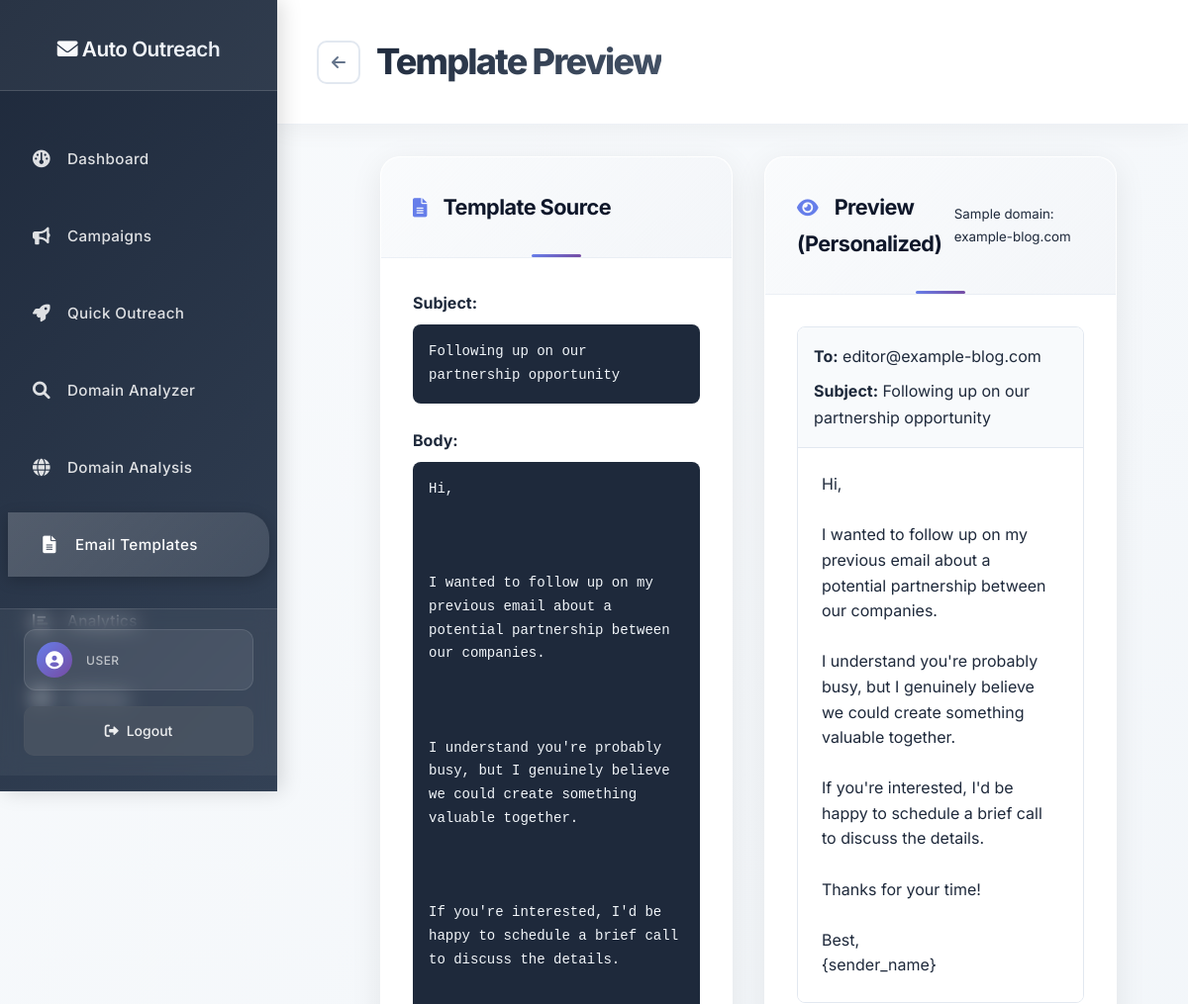
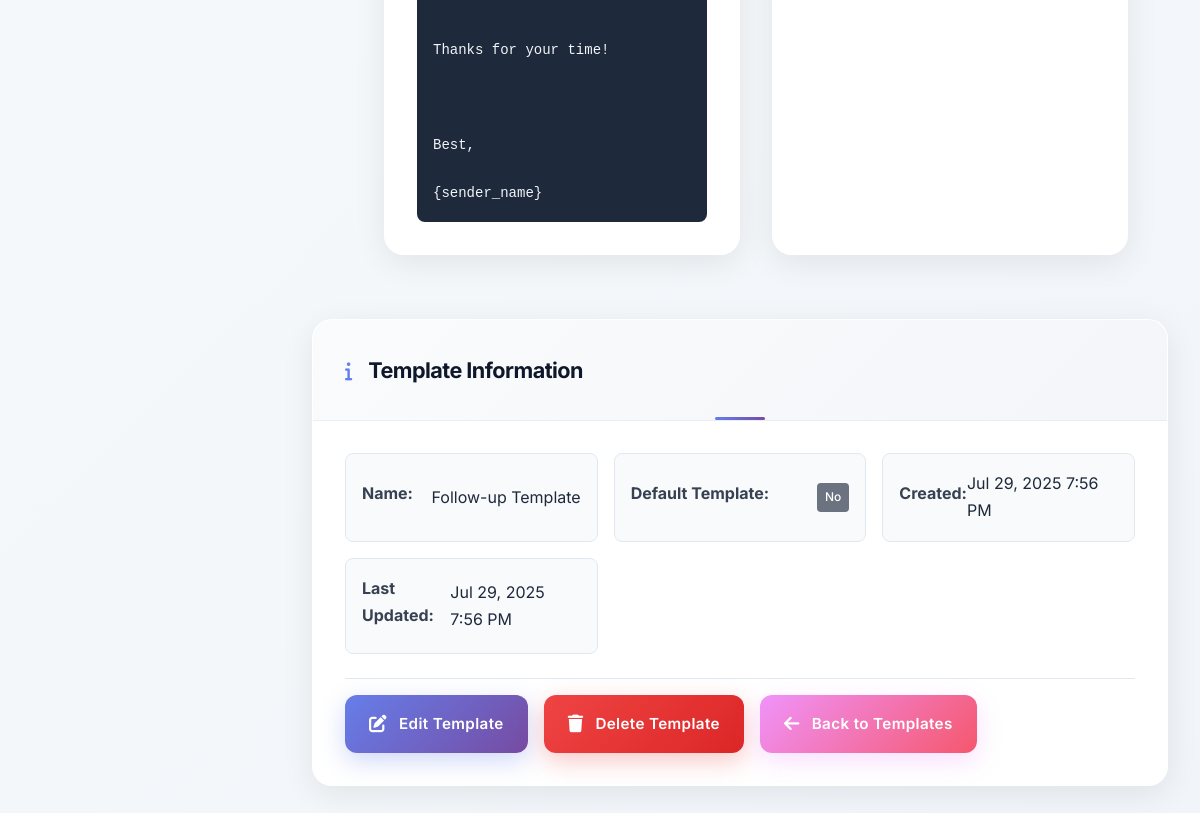
The page /templates.php?action=preview&id=2 (signed in) on the database its author committed (2 pictures, top to bottom).
### tables this page shows
CREATE TABLE IF NOT EXISTS email_templates (
    id INT AUTO_INCREMENT PRIMARY KEY,
    name VARCHAR(255) NOT NULL,
    subject VARCHAR(500) NOT NULL,
    body TEXT NOT NULL,
    variables JSON,
    is_default VARCHAR(255) DEFAULT NULL,
    created_at TIMESTAMP DEFAULT CURRENT_TIMESTAMP,
    updated_at TIMESTAMP DEFAULT CURRENT_TIMESTAMP ON UPDATE CURRENT_TIMESTAMP
);

### templates.php (the view, shortened to what the rows shown need)
<?php
require_once 'classes/EmailTemplate.php';
$emailTemplate = new EmailTemplate();
$action = $_GET['action'] ?? 'list';
$templateId = $_GET['id'] ?? null;
$templates = $emailTemplate->getAll();
$currentTemplate = null;
if ($templateId && in_array($action, ['edit', 'view', 'preview'])) {
    $currentTemplate = $emailTemplate->getById($templateId);
}
?>
<!DOCTYPE html>
<html lang="en">
<head>
    <link rel="stylesheet" href="assets/css/style.css">
    <link href="https://cdnjs.cloudflare.com/ajax/libs/font-awesome/6.0.0/css/all.min.css" rel="stylesheet">
</head>
<body>
    <?php include 'includes/navigation.php'; ?>
    <main class="main-content">
        <header class="top-header">
            <div class="header-left">
                <h1>
                    <?php
                    switch ($action) {
                        case 'preview':
                            echo 'Template Preview';
                            break;
                    }
                    ?>
                </h1>
            </div>
        </header>
        <div style="padding: 2rem;">
            <?php if ($action === 'list'): ?>
                <div class="card">
                    <div class="card-header">
                        <h3><i class="fas fa-file-text"></i> All Email Templates</h3>
                        <a href="templates.php?action=new" class="btn btn-primary">
                            <i class="fas fa-plus"></i> New Template
                        </a>
                    </div>
                    <div class="card-body">
                        <?php if (!empty($templates)): ?>
                            <table class="table">
                                <thead>
                                    <tr>
                                        <th>Template Name</th>
                                        <th>Subject Line</th>
                                        <th>Created</th>
                                    </tr>
                                </thead>
                                <tbody>
                                    <?php foreach ($templates as $template): ?>
                                        <tr class="clickable-row" onclick="window.location.href='templates.php?action=preview&id=<?php echo $template['id']; ?>'">
                                            <td>
                                                <strong><?php echo htmlspecialchars($template['name']); ?></strong>
                                                <?php if ($template['is_default']): ?>
                                                    <span class="badge badge-primary">Default</span>
                                                <?php endif; ?>
                                            </td>
                                            <td><?php echo htmlspecialchars(substr($template['subject'], 0, 50)) . (strlen($template['subject']) > 50 ? '...' : ''); ?></td>
                                            <td><?php echo date('M j, Y', strtotime($template['created_at'])); ?></td>
                                        </tr>
                                    <?php endforeach; ?>
                                </tbody>
                            </table>
                            <div class="info-box mt-3">
                                <h4><i class="fas fa-info-circle"></i> Template Variables</h4>
                                <p>You can use the following variables in your templates:</p>
                                <div class="variable-grid">
                                    <div class="variable-item">
                                        <code>{DOMAIN}</code>
                                        <span>Target domain name</span>
                                    </div>
                                    <div class="variable-item">
                                        <code>{RECIPIENT_EMAIL}</code>
                                        <span>Recipient's email address</span>
                                    </div>
                                    <div class="variable-item">
                                        <code>{SENDER_NAME}</code>
                                        <span>Your name/company</span>
                                    </div>
                                    <div class="variable-item">
                                        <code>{TOPIC_AREA}</code>
                                        <span>Relevant topic/industry</span>
                                    </div>
                                    <div class="variable-item">
                                        <code>{INDUSTRY}</code>
                                        <span>Industry focus</span>
                                    </div>
                                </div>
                            </div>
                        <?php else: ?>
                            <div class="empty-state">
                                <i class="fas fa-file-text"></i>
                                <p>No email templates created yet.</p>
                                <a href="templates.php?action=new" class="btn btn-primary">
                                    <i class="fas fa-plus"></i> Create Your First Template
                                </a>
                            </div>
                        <?php endif; ?>
                    </div>
                </div>
            <?php elseif ($action === 'preview' && $currentTemplate): ?>
                <?php
                $sampleDomain = 'example-blog.com';
                $sampleEmail = 'editor@example-blog.com';
                $personalizedSubject = $emailTemplate->personalizeTemplate($currentTemplate['subject'], $sampleDomain, $sampleEmail);
                $personalizedBody = $emailTemplate->personalizeTemplate($currentTemplate['body'], $sampleDomain, $sampleEmail);
                ?>
                <div class="content-grid" style="grid-template-columns: 1fr 1fr;">
                    <div class="card">
                        <div class="card-header">
                            <h3><i class="fas fa-file-text"></i> Template Source</h3>
                        </div>
                        <div class="card-body">
                            <div class="template-source">
                                <div class="field-group">
                                    <strong>Subject:</strong>
                                    <div class="code-block"><?php echo htmlspecialchars($currentTemplate['subject']); ?></div>
                                </div>
                                <div class="field-group">
                                    <strong>Body:</strong>
                                    <div class="code-block"><?php echo nl2br(htmlspecialchars($currentTemplate['body'])); ?></div>
                                </div>
                            </div>
                        </div>
                    </div>
                    <div class="card">
                        <div class="card-header">
                            <h3><i class="fas fa-eye"></i> Preview (Personalized)</h3>
                            <small>Sample domain: <?php echo $sampleDomain; ?></small>
                        </div>
                        <div class="card-body">
                            <div class="email-preview">
                                <div class="email-header">
                                    <div class="email-field">
                                        <strong>To:</strong> <?php echo $sampleEmail; ?>
                                    </div>
                                    <div class="email-field">
                                        <strong>Subject:</strong> <?php echo htmlspecialchars($personalizedSubject); ?>
                                    </div>
                                </div>
                                <div class="email-body">
                                    <?php echo nl2br(htmlspecialchars($personalizedBody)); ?>
                                </div>
                            </div>
                        </div>
                    </div>
                </div>
                <div class="card mt-3">
                    <div class="card-header">
                        <h3><i class="fas fa-info"></i> Template Information</h3>
                    </div>
                    <div class="card-body">
                        <div class="template-info-grid">
                            <div class="info-item">
                                <strong>Name:</strong> <?php echo htmlspecialchars($currentTemplate['name']); ?>
                            </div>
                            <div class="info-item">
                                <strong>Default Template:</strong>
                                <?php if ($currentTemplate['is_default']): ?>
                                    <span class="badge badge-success">Yes</span>
                                <?php else: ?>
                                    <span class="badge badge-secondary">No</span>
                                <?php endif; ?>
                            </div>
                            <div class="info-item">
                                <strong>Created:</strong> <?php echo date('M j, Y g:i A', strtotime($currentTemplate['created_at'])); ?>
                            </div>
                            <div class="info-item">
                                <strong>Last Updated:</strong> <?php echo date('M j, Y g:i A', strtotime($currentTemplate['updated_at'])); ?>
                            </div>
                        </div>
                        <div class="preview-actions mt-3">
                            <a href="templates.php?action=edit&id=<?php echo $currentTemplate['id']; ?>" class="btn btn-primary">
                                <i class="fas fa-edit"></i> Edit Template
                            </a>
                            <?php if (!$currentTemplate['is_default']): ?>
                                <a href="templates.php?action=delete&id=<?php echo $currentTemplate['id']; ?>" class="btn btn-danger" onclick="return confirm('Are you sure you want to delete this template?')">
                                    <i class="fas fa-trash"></i> Delete Template
                                </a>
                            <?php endif; ?>
                            <a href="templates.php" class="btn btn-secondary">
                                <i class="fas fa-arrow-left"></i> Back to Templates
                            </a>
                        </div>
                    </div>
                </div>
            <?php endif; ?>
        </div>
    </main>
</body>
</html>

### rows shown on the page
email_templates: subject "Following up on our partnership opportunity", body "Hi, I wanted to follow up on my previous email about a potential partnership between our companies. I understand you're probably busy, but I genuinely believe we could create something valuable together. If you're interested, I'd be happy to schedule a brief call to discuss the details. Thanks for your time! Best, {sender_name}", name "Follow-up Template", created_at "Jul 29, 2025 7:56 PM", updated_at "Jul 29, 2025 7:56 PM"

### other values the page prints
$item['label'] "Dashboard"
$item['label'] "Campaigns"
$item['label'] "Quick Outreach"
$item['label'] "Domain Analyzer"
$item['label'] "Domain Analysis"
$item['label'] "Email Templates"
$item['label'] "Analytics"
$item['label'] "Settings"
$currentUser['role'] "USER"
$sampleDomain "example-blog.com"
$sampleEmail "editor@example-blog.com"
